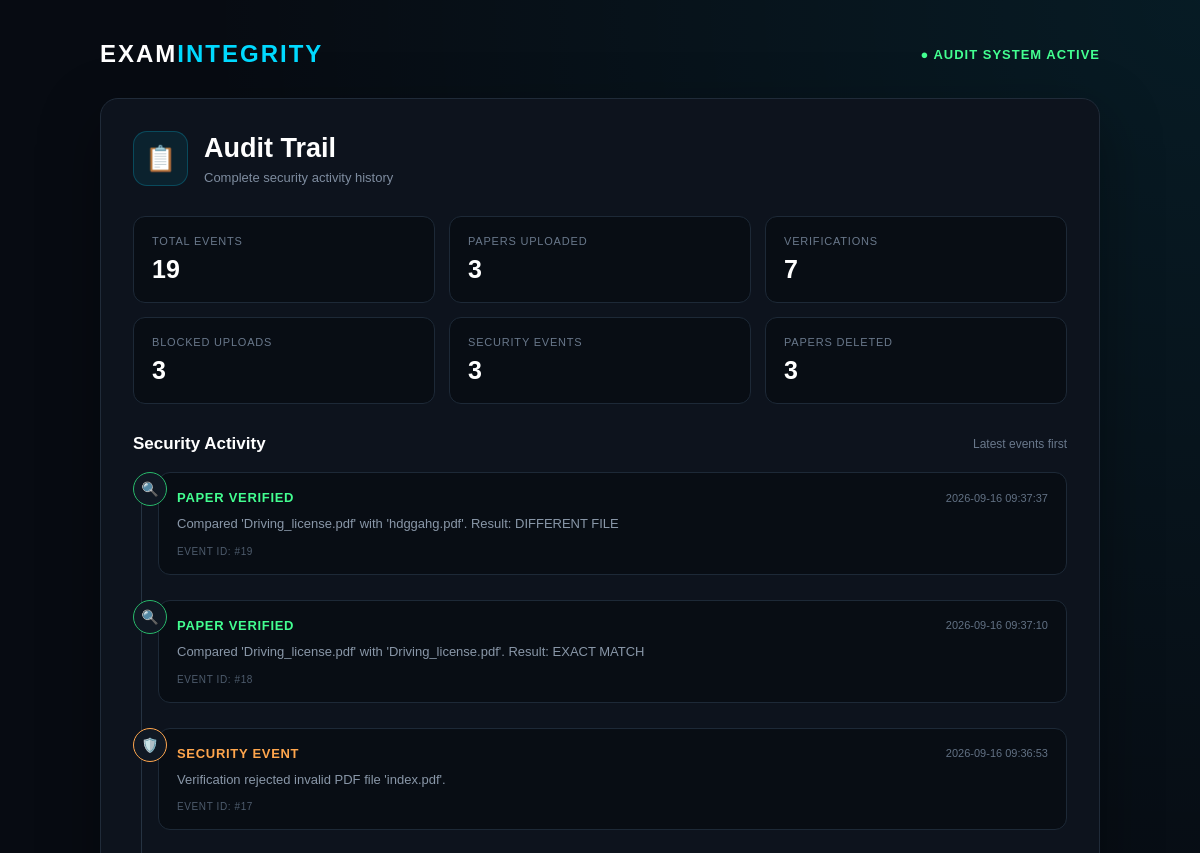
Page /audit-trail (upper part) on the earlier database version.
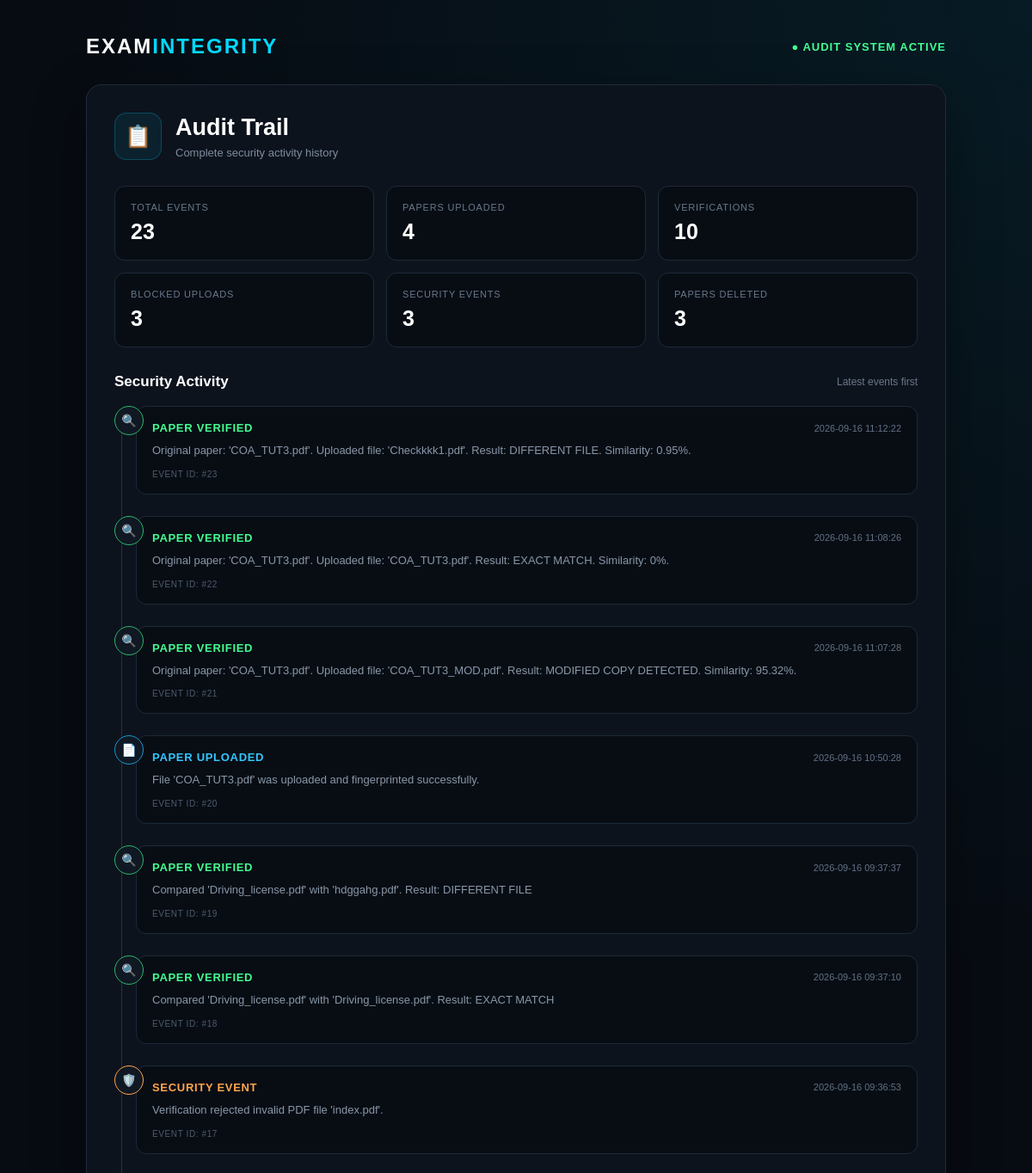
Same page on the later database version.
### tables this page shows
CREATE TABLE audit_logs (
            id INTEGER PRIMARY KEY AUTOINCREMENT,
            action TEXT NOT NULL,
            details TEXT NOT NULL,
            created_at TEXT NOT NULL
        );

### app.py (the view)
@app.route("/audit-trail")
def audit_trail():
    conn = get_db_connection()
    audit_logs = conn.execute(
        "SELECT * FROM audit_logs ORDER BY id DESC"
    ).fetchall()
    conn.close()
    return render_template(
        "audit_trail.html",
        audit_logs=audit_logs
    )

### app.py (called while the page is built)
def get_db_connection():
    conn = sqlite3.connect(DATABASE_FILE)
    conn.row_factory = sqlite3.Row
    return conn

### templates/audit_trail.html (shortened to what this page needs)
<!DOCTYPE html>
<html lang="en">
<head>
</head>
<body>
    <div class="page">
        <div class="container">
            <div class="top-header">
                <div class="brand">
                    EXAM<span>INTEGRITY</span>
                </div>
                <div class="status">
                    ● AUDIT SYSTEM ACTIVE
                </div>
            </div>
            <div class="main-card">
                <div class="title-section">
                    <div class="title-left">
                        <div class="audit-icon">
                            📋
                        </div>
                        <div class="title-text">
                            <h1>Audit Trail</h1>
                            <p>
                                Complete security activity history
                            </p>
                        </div>
                    </div>
                </div>
                <div class="summary-grid">
                    <div class="summary-card">
                        <div class="summary-label">
                            Total Events
                        </div>
                        <div class="summary-number">
                            {{ audit_logs|length }}
                        </div>
                    </div>
                    <div class="summary-card">
                        <div class="summary-label">
                            Papers Uploaded
                        </div>
                        <div class="summary-number">
                            {{ audit_logs
                               |selectattr("action", "equalto", "PAPER UPLOADED")
                               |list
                               |length }}
                        </div>
                    </div>
                    <div class="summary-card">
                        <div class="summary-label">
                            Verifications
                        </div>
                        <div class="summary-number">
                            {{ audit_logs
                               |selectattr("action", "equalto", "PAPER VERIFIED")
                               |list
                               |length }}
                        </div>
                    </div>
                    <div class="summary-card">
                        <div class="summary-label">
                            Blocked Uploads
                        </div>
                        <div class="summary-number">
                            {{ audit_logs
                               |selectattr("action", "equalto", "DUPLICATE UPLOAD BLOCKED")
                               |list
                               |length }}
                        </div>
                    </div>
                    <div class="summary-card">
                        <div class="summary-label">
                            Security Events
                        </div>
                        <div class="summary-number">
                            {{ audit_logs
                               |selectattr("action", "equalto", "SECURITY EVENT")
                               |list
                               |length }}
                        </div>
                    </div>
                    <div class="summary-card">
                        <div class="summary-label">
                            Papers Deleted
                        </div>
                        <div class="summary-number">
                            {{ audit_logs
                               |selectattr("action", "equalto", "PAPER DELETED")
                               |list
                               |length }}
                        </div>
                    </div>
                </div>
                <div class="activity-header">
                    <h2>Security Activity</h2>
                    <span>
                        Latest events first
                    </span>
                </div>
                {% if audit_logs %}
                <div class="timeline">
                    {% for log in audit_logs %}
                    {% if log["action"] == "PAPER UPLOADED" %}
                        <div class="audit-entry event-upload">
                            <div class="event-icon">📄</div>
                    {% elif log["action"] == "PAPER VERIFIED" %}
                        <div class="audit-entry event-verified">
                            <div class="event-icon">🔍</div>
                    {% elif log["action"] == "PAPER DELETED" %}
                        <div class="audit-entry event-deleted">
                            <div class="event-icon">🗑️</div>
                    {% elif log["action"] == "DUPLICATE UPLOAD BLOCKED" %}
                        <div class="audit-entry event-duplicate">
                            <div class="event-icon">🚫</div>
                    {% elif log["action"] == "SECURITY EVENT" %}
                        <div class="audit-entry event-security">
                            <div class="event-icon">🛡️</div>
                    {% else %}
                        <div class="audit-entry event-error">
                            <div class="event-icon">⚠️</div>
                    {% endif %}
                            <div class="event-card">
                                <div class="event-top">
                                    <div class="event-name">
                                        {{ log["action"] }}
                                    </div>
                                    <div class="event-time">
                                        {{ log["created_at"] }}
                                    </div>
                                </div>
                                <div class="event-details">
                                    {{ log["details"] }}
                                </div>
                                <div class="event-id">
                                    EVENT ID: #{{ log["id"] }}
                                </div>
                            </div>
                        </div>
                    {% endfor %}
                </div>
                {% endif %}
            </div>
        </div>
    </div>
</body>
</html>

### templates/audit_trail.html (style rules this page uses)
* { box-sizing: border-box; margin: 0; padding: 0; }
body { font-family: Arial, sans-serif; background: radial-gradient( circle at top right, rgba(0, 217, 255, 0.08), transparent 30% ), #070b12; color: #ffffff; min-height: 100vh; }
.page { width: 100%; min-height: 100vh; padding: 40px 20px; display: flex; justify-content: center; }
.container { width: 100%; max-width: 1000px; }
.top-header { display: flex; justify-content: space-between; align-items: center; margin-bottom: 30px; gap: 15px; flex-wrap: wrap; }
.brand { font-size: 24px; font-weight: bold; letter-spacing: 2px; }
.brand span { color: #00d9ff; }
.status { color: #43ff91; font-size: 13px; font-weight: bold; letter-spacing: 1px; }
.main-card { background: #0d131d; border: 1px solid #202b39; border-radius: 18px; padding: 32px; box-shadow: 0 20px 60px rgba(0, 0, 0, 0.35); }
.title-section { display: flex; justify-content: space-between; align-items: center; margin-bottom: 30px; }
.title-left { display: flex; align-items: center; gap: 16px; }
.audit-icon { width: 55px; height: 55px; display: flex; align-items: center; justify-content: center; border-radius: 14px; background: rgba(0, 217, 255, 0.08); border: 1px solid rgba(0, 217, 255, 0.22); font-size: 25px; }
.title-text h1 { font-size: 27px; margin-bottom: 6px; }
.title-text p { color: #7e8c9f; font-size: 13px; }
.summary-grid { display: grid; grid-template-columns: repeat(3, 1fr); gap: 14px; margin-bottom: 30px; }
.summary-card { background: #080d14; border: 1px solid #1d2937; border-radius: 12px; padding: 18px; }
.summary-label { color: #69788b; font-size: 11px; text-transform: uppercase; letter-spacing: 0.8px; margin-bottom: 8px; }
.summary-number { font-size: 25px; font-weight: bold; color: #ffffff; }
.activity-header { display: flex; justify-content: space-between; align-items: center; margin-bottom: 18px; gap: 15px; }
.activity-header h2 { font-size: 17px; }
.activity-header span { color: #69788b; font-size: 12px; }
.timeline { position: relative; padding-left: 25px; }
.timeline::before { content: ""; position: absolute; left: 8px; top: 5px; bottom: 5px; width: 1px; background: #263342; }
.audit-entry { position: relative; display: flex; gap: 16px; padding-bottom: 25px; }
.event-icon { position: absolute; left: -25px; top: 0; width: 34px; height: 34px; display: flex; align-items: center; justify-content: center; border-radius: 50%; background: #101823; border: 1px solid #334354; font-size: 14px; z-index: 2; }
.event-upload .event-icon { border-color: #1597d0; color: #33c7ff; }
.event-verified .event-icon { border-color: #28b86a; color: #43ff91; }
.event-security .event-icon { border-color: #ffa64d; color: #ffa64d; }
.event-card { width: 100%; background: #080d14; border: 1px solid #1d2937; border-radius: 12px; padding: 17px 18px; transition: 0.2s; }
.event-top { display: flex; justify-content: space-between; align-items: center; gap: 15px; margin-bottom: 9px; }
.event-name { font-size: 13px; font-weight: bold; letter-spacing: 0.7px; }
.event-upload .event-name { color: #33c7ff; }
.event-verified .event-name { color: #43ff91; }
.event-security .event-name { color: #ffa64d; }
.event-time { color: #627184; font-size: 11px; white-space: nowrap; }
.event-details { color: #8997a8; font-size: 13px; line-height: 1.6; word-break: break-word; }
.event-id { margin-top: 11px; color: #4e5c6d; font-size: 10px; letter-spacing: 0.6px; }

Differences in the rows shown:
added audit_logs: action "PAPER VERIFIED", created_at "2026-09-16 11:12:22", details "Original paper: 'COA_TUT3.pdf'. Uploaded file: 'Checkkkk1.pdf'. Result: DIFFERENT FILE. Similarity: 0.95%.", id "23"
added audit_logs: action "PAPER VERIFIED", created_at "2026-09-16 11:08:26", details "Original paper: 'COA_TUT3.pdf'. Uploaded file: 'COA_TUT3.pdf'. Result: EXACT MATCH. Similarity: 0%.", id "22"
added audit_logs: action "PAPER VERIFIED", created_at "2026-09-16 11:07:28", details "Original paper: 'COA_TUT3.pdf'. Uploaded file: 'COA_TUT3_MOD.pdf'. Result: MODIFIED COPY DETECTED. Similarity: 95.32%.", id "21"
added audit_logs: action "PAPER UPLOADED", created_at "2026-09-16 10:50:28", details "File 'COA_TUT3.pdf' was uploaded and fingerprinted successfully.", id "20"
Other differences:
{{ audit_logs|length }}: "19" → "23"
text no longer shown: "3 7"
text now shown: "4 10"
